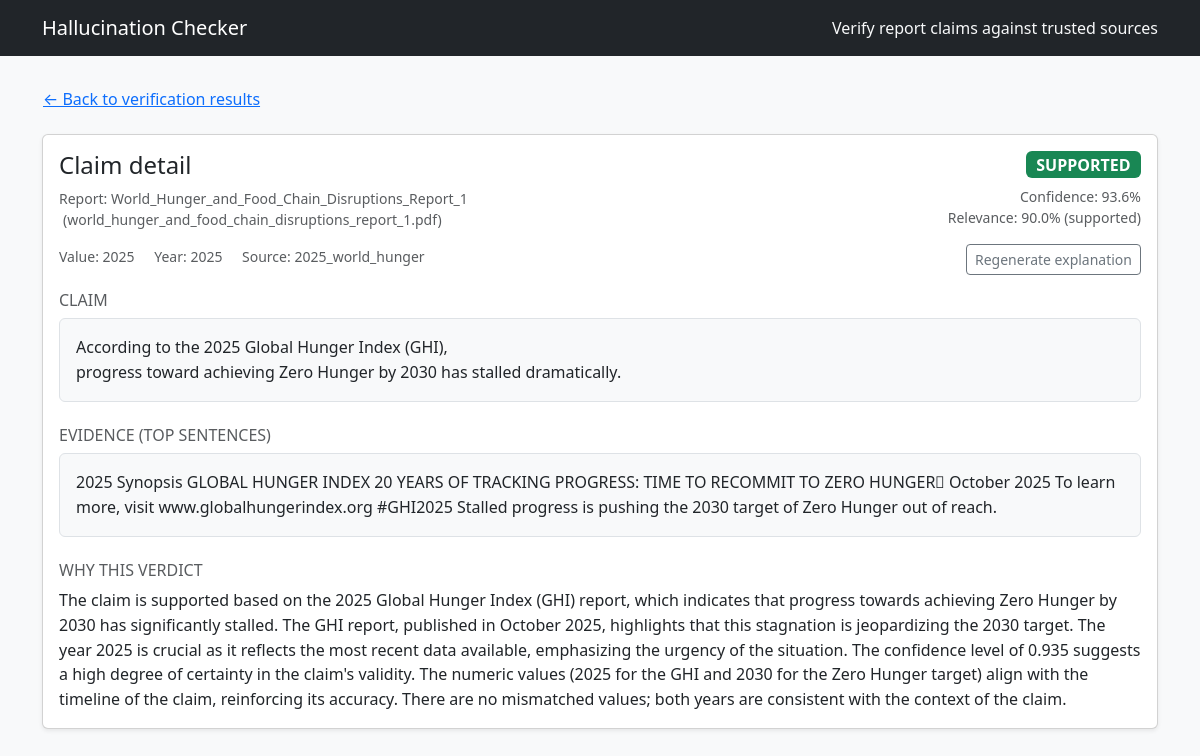
The app's page /claim/2 with its own data.
### src/hallcheck/models.py (models this page shows)
class Base(DeclarativeBase):
    """Declarative base class."""

class Document(Base):
    __tablename__ = "documents"
    id: Mapped[int] = mapped_column(Integer, primary_key=True, autoincrement=True)
    kind: Mapped[DocumentKind] = mapped_column(Enum(DocumentKind), nullable=False)
    path: Mapped[str] = mapped_column(String(512), nullable=False)
    title: Mapped[Optional[str]] = mapped_column(String(256), nullable=True)
    author: Mapped[Optional[str]] = mapped_column(String(256), nullable=True)
    year: Mapped[Optional[int]] = mapped_column(Integer, nullable=True)
    chunks: Mapped[List["Chunk"]] = relationship("Chunk", back_populates="document", cascade="all, delete-orphan")
    claims: Mapped[List["Claim"]] = relationship("Claim", back_populates="document", cascade="all, delete-orphan")

class Claim(Base):
    __tablename__ = "claims"
    id: Mapped[int] = mapped_column(Integer, primary_key=True, autoincrement=True)
    doc_id: Mapped[int] = mapped_column(ForeignKey("documents.id"), nullable=False, index=True)
    sentence: Mapped[str] = mapped_column(Text, nullable=False)
    value: Mapped[Optional[float]] = mapped_column(Float, nullable=True)
    units: Mapped[Optional[str]] = mapped_column(String(64), nullable=True)
    year: Mapped[Optional[int]] = mapped_column(Integer, nullable=True)
    meta: Mapped[Optional[dict]] = mapped_column(JSON, nullable=True)
    document: Mapped[Document] = relationship("Document", back_populates="claims")
    verdicts: Mapped[List["Verdict"]] = relationship("Verdict", back_populates="claim", cascade="all, delete-orphan")

class Verdict(Base):
    __tablename__ = "verdicts"
    id: Mapped[int] = mapped_column(Integer, primary_key=True, autoincrement=True)
    claim_id: Mapped[int] = mapped_column(ForeignKey("claims.id"), nullable=False, index=True)
    status: Mapped[VerdictStatus] = mapped_column(Enum(VerdictStatus), nullable=False)
    confidence: Mapped[float] = mapped_column(Float, nullable=False)
    evidence: Mapped[Optional[dict]] = mapped_column(JSON, nullable=True)
    explanation: Mapped[Optional[str]] = mapped_column(Text, nullable=True)
    claim: Mapped[Claim] = relationship("Claim", back_populates="verdicts")

### app.py (the view)
@app.get("/claim/<int:claim_id>")
def claim_detail(claim_id: int):
    try:
        detail = fetch_claim_detail(claim_id)
    except ValueError as exc:
        flash(str(exc), "warning")
        return redirect(url_for("home"))
    except Exception as exc:  # pragma: no cover - defensive handling
        flash(f"Unable to load claim: {exc}", "danger")
        return redirect(url_for("home"))
    if not detail.get("explanation"):
        try:
            detail["explanation"] = get_or_make_explanation(claim_id)
        except Exception as exc:  # pragma: no cover - defensive handling
            flash(f"Explanation could not be generated: {exc}", "warning")
    report_meta = None
    report_doc_id = detail.get("report_doc_id")
    if report_doc_id is not None:
        report_meta = get_report_details(report_doc_id)
    regen_form = RegenerateExplanationForm()
    return render_template("claim_detail.html", detail=detail, report=report_meta, regen_form=regen_form)

### app.py
class RegenerateExplanationForm(FlaskForm):
    submit = SubmitField("Regenerate explanation")

### app.py (called while the page is built)
@app.context_processor
def inject_globals():
    return {"STATUS_BADGES": STATUS_BADGES}

### src/hallcheck/db.py (called while the page is built)
def init_db() -> None:
    from .models import Base  # Imported lazily to avoid circular import
    Base.metadata.create_all(bind=engine)
    _ensure_verdict_explanation_column()
    _ensure_document_author_column()

@contextmanager
def get_session() -> Iterator[Session]:
    session = SessionLocal()
    try:
        yield session
        session.commit()
    except Exception:
        session.rollback()
        raise
    finally:
        session.close()

def _ensure_verdict_explanation_column() -> None:
    try:
        with engine.begin() as connection:
            inspector = inspect(connection)
            if "verdicts" not in inspector.get_table_names():
                return
            column_names = {col["name"] for col in inspector.get_columns("verdicts")}
            if "explanation" in column_names:
                return
            connection.execute(text("ALTER TABLE verdicts ADD COLUMN explanation TEXT"))
    except Exception:
        pass

def _ensure_document_author_column() -> None:
    try:
        with engine.begin() as connection:
            inspector = inspect(connection)
            if "documents" not in inspector.get_table_names():
                return
            column_names = {col["name"] for col in inspector.get_columns("documents")}
            if "author" in column_names:
                return
            connection.execute(text("ALTER TABLE documents ADD COLUMN author VARCHAR(256)"))
    except Exception:
        pass

### src/hallcheck/webbridge.py (called while the page is built)
def get_report_details(report_doc_id: int) -> dict | None:
    init_db()
    with get_session() as session:
        report = session.scalar(select(Document).where(Document.id == report_doc_id))
        if not report:
            return None
        return {
            "id": report.id,
            "title": report.title or Path(report.path).stem,
            "path": report.path,
            "filename": Path(report.path).name,
            "author": report.author,
            "year": report.year,
        }

### templates/claim_detail.html (shortened to what this page needs)
{% extends "layout.html" %}
{% block content %}
<div class="mb-3">
  {% if detail.report_doc_id %}
    <a href="{{ url_for('results', report_doc_id=detail.report_doc_id) }}#claim-{{ detail.claim_id }}" class="btn btn-link px-0">
      &larr; Back to verification results
    </a>
  {% else %}
    <a href="{{ url_for('home') }}" class="btn btn-link px-0">&larr; Back to dashboard</a>
  {% endif %}
</div>
<div class="card shadow-sm mb-4">
  <div class="card-body">
    <div class="d-flex justify-content-between align-items-start flex-column flex-lg-row gap-4 mb-3">
      <div>
        <h1 class="h4 mb-2">Claim detail</h1>
        {% if report %}
          <div class="small text-muted">
            Report: {{ report.title }}
            {% if report.filename %}
              <span class="ms-1 text-lowercase">({{ report.filename }})</span>
            {% endif %}
          </div>
        {% endif %}
        <div class="small text-muted mt-3">
          {% if detail.value is not none %}
            <span>Value: {{ "{:g}".format(detail.value) }}</span>
          {% endif %}
          {% if detail.year %}
            <span class="ms-3">Year: {{ detail.year }}</span>
          {% endif %}
          {% if detail.source_title %}
            <span class="ms-3">Source: {{ detail.source_title }}</span>
          {% endif %}
        </div>
      </div>
      <div class="text-lg-end w-100 w-lg-auto">
        {% set badge_class = STATUS_BADGES.get(detail.status, 'bg-secondary') %}
        <span class="badge {{ badge_class }} fs-6">{{ detail.status }}</span>
        {% if detail.confidence is not none %}
          <div class="small text-muted mt-2">Confidence: {{ (detail.confidence * 100) | round(1) }}%</div>
        {% endif %}
        {% if detail.rerank_score is not none %}
          <div class="small text-muted">
            Relevance: {{ (detail.rerank_score * 100) | round(1) }}%
            {% if detail.rerank_label %}
              <span class="text-lowercase">({{ detail.rerank_label }})</span>
            {% endif %}
          </div>
        {% endif %}
        <form action="{{ url_for('claim_regen', claim_id=detail.claim_id) }}" method="post" class="mt-3">
          {{ regen_form.submit(class="btn btn-outline-secondary btn-sm") }}
        </form>
      </div>
    </div>
    <section class="mb-4">
      <h2 class="h6 text-uppercase text-muted">Claim</h2>
      <div class="text-block bg-light border rounded p-3">{{ detail.sentence }}</div>
    </section>
    <section class="mb-4">
      <h2 class="h6 text-uppercase text-muted">Evidence (top sentences)</h2>
      {% if detail.evidence_text %}
        <div class="text-block bg-light border rounded p-3">{{ detail.evidence_text }}</div>
      {% else %}
        <p class="text-muted fst-italic mb-0">No evidence snippet recorded for this claim.</p>
      {% endif %}
    </section>
    <section>
      <h2 class="h6 text-uppercase text-muted">Why this verdict</h2>
      {% if detail.explanation %}
        <div class="text-block">{{ detail.explanation }}</div>
      {% else %}
        <p class="text-muted fst-italic mb-0">Explanation not available yet.</p>
      {% endif %}
    </section>
  </div>
</div>
{% endblock %}

### static/styles.css (style rules this page uses)
body { background-color: #f8f9fa; }
.text-block { white-space: pre-wrap; font-family: inherit; line-height: 1.55; }

### records on screen
Document: title "World_Hunger_and_Food_Chain_Disruptions_Report_1"
Claim: value "2025", year "2025", sentence "According to the 2025 Global Hunger Index (GHI), progress toward achieving Zero Hunger by 2030 has stalled dramatically."
Document: source_title "2025_world_hunger"
Verdict: status "SUPPORTED", (detail.confidence*100)|round(1) "93.6", rerank_label "supported", explanation "The claim is supported based on the 2025 Global Hunger Index (GHI) report, which indicates that progress towards achieving Zero Hunger by 2030 has significantly stalled. The GHI report, published in October 2025, highlights that this stagnation is jeopardizing the 2030 target. The year 2025 is crucial as it reflects the most recent data available, emphasizing the urgency of the situation. The confidence level of 0.935 suggests a high degree of certainty in the claim's validity. The numeric values (2025 for the GHI and 2030 for the Zero Hunger target) align with the timeline of the claim, reinforcing its accuracy. There are no mismatched values; both years are consistent with the context of…"

### other values on screen
{{ report.filename }} "world_hunger_and_food_chain_disruptions_report_1.pdf"
{{ (detail.rerank_score * 100) | round(1) }} "90.0"
